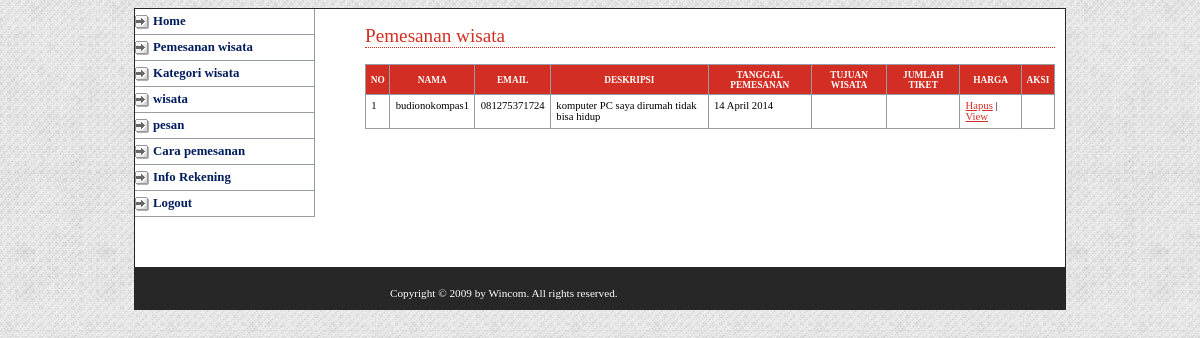
Page /adminweb/media.php?module=hubungi (signed in) on the committed database.
### tables this page shows
CREATE TABLE IF NOT EXISTS `hubungi` (
  `id_hubungi` int(5) NOT NULL AUTO_INCREMENT,
  `id_kustomer` int(5) NOT NULL,
  `subjek` varchar(100) NOT NULL,
  `pesan` text NOT NULL,
  `tanggal` date NOT NULL,
  PRIMARY KEY (`id_hubungi`)
);

CREATE TABLE IF NOT EXISTS `kustomer` (
  `id_kustomer` int(5) NOT NULL AUTO_INCREMENT,
  `password` varchar(50) NOT NULL,
  `nama_lengkap` varchar(100) NOT NULL,
  `alamat` text NOT NULL,
  `email` varchar(100) NOT NULL,
  `telpon` varchar(20) NOT NULL,
  `id_kota` int(5) NOT NULL,
  PRIMARY KEY (`id_kustomer`)
);

### config/fungsi_indotgl.php (called while the page is built, shortened)
<?php
	function tgl_indo($tgl){
			$tanggal = substr($tgl,8,2);
			$bulan = getBulan(substr($tgl,5,2));
			$tahun = substr($tgl,0,4);
			return $tanggal.' '.$bulan.' '.$tahun;
	}
	function getBulan($bln){
				switch ($bln){
					case 4:
						return "April";
						break;
				}
			}
?>

### adminweb/modul/mod_hubungi/hubungi.php (the view, shortened to what this page needs)
<?php
$aksi="modul/mod_hubungi/aksi_hubungi.php";
switch($_GET[act]){
  default:
    echo "<h2>Pemesanan wisata</h2>
          <table>
          <tr><th>no</th><th>nama</th><th>email</th><th>deskripsi</th><th>tanggal pemesanan</th><th>tujuan wisata</th><th>jumlah  tiket</th><th>Harga</th><th>aksi</th></tr>";
    $tampil=mysql_query("SELECT * FROM hubungi,kustomer WHERE hubungi.id_kustomer=kustomer.id_kustomer ORDER BY id_hubungi DESC LIMIT 6");
    $no = $posisi+1;
    while ($r=mysql_fetch_array($tampil)){
      $tgl=tgl_indo($r[tanggal]);
      echo "<tr><td>$no</td>
                <td>$r[nama_lengkap]</td>
                <td>$r[telpon]</td>
                <td>$r[subjek]</td>
                <td>$tgl</a></td>
				<td>$r[status]</td>
				<td>$r[harga]</td>
                <td><a href=$aksi?module=hubungi&act=hapus&id=$r[id_hubungi]>Hapus</a> | <a href=?module=hubungi&act=view&id=$r[id_hubungi]>View</a>
                </td></tr>";
    $no++;
    }
    echo "</table>";
    break;
}
?>

### adminweb/style.css (style rules this page uses)
body { font-family: Tahoma; text-align: center; background:url(images/bg.jpg) left top repeat; }
a:link,a:visited { color:#D22E23; }
h2 { font: normal 120% Georgia; color: #D22E23; background-color: transparent; border-bottom: 1px dotted #D22E23; }
table { font-family: Tahoma; font-size: 8pt; border-width: 1px; border-style: solid; border-color: #999999; border-collapse: collapse; margin: 10px 0px; }
th { color: #FFFFFF; font-size: 7pt; text-transform: uppercase; text-align: center; padding: 0.5em; border-width: 1px; border-style: solid; border-color: #969BA5; border-collapse: collapse; background-color: #D22E23; }
td { padding: 0.5em; vertical-align: top; border-width: 1px; border-style: solid; border-color: #969BA5; border-collapse: collapse; }

### rows in the picture
hubungi: id_kustomer.nama_lengkap "budionokompas1", id_kustomer.telpon "081275371724", subjek "komputer PC saya dirumah tidak bisa hidup", tanggal "14 April 2014"
